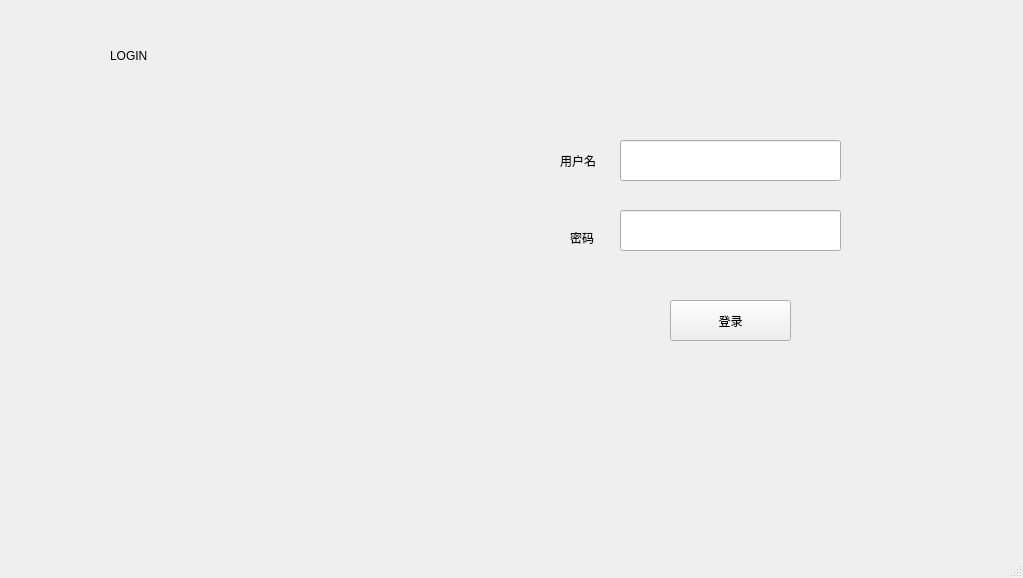
<?xml version="1.0" encoding="UTF-8"?>
<ui version="4.0">
 <class>login</class>
 <widget class="QMainWindow" name="login">
  <property name="geometry">
   <rect>
    <x>0</x>
    <y>0</y>
    <width>1023</width>
    <height>578</height>
   </rect>
  </property>
  <property name="windowTitle">
   <string>MainWindow</string>
  </property>
  <property name="styleSheet">
   <string notr="true">background-image: url(:/build-DBMS-Desktop_Qt_5_9_9_MSVC2015_32bit-Debug/DBMS/res/back.jpg);</string>
  </property>
  <widget class="QWidget" name="centralwidget">
   <widget class="QLineEdit" name="lineEdit">
    <property name="geometry">
     <rect>
      <x>620</x>
      <y>140</y>
      <width>221</width>
      <height>41</height>
     </rect>
    </property>
    <property name="styleSheet">
     <string notr="true">border-image: url(:/build-DBMS-Desktop_Qt_5_9_9_MSVC2015_32bit-Debug/DBMS/res/back (2).png);</string>
    </property>
   </widget>
   <widget class="QLineEdit" name="lineEdit_2">
    <property name="geometry">
     <rect>
      <x>620</x>
      <y>210</y>
      <width>221</width>
      <height>41</height>
     </rect>
    </property>
    <property name="styleSheet">
     <string notr="true">border-image: url(:/build-DBMS-Desktop_Qt_5_9_9_MSVC2015_32bit-Debug/DBMS/res/back (2).png);</string>
    </property>
   </widget>
   <widget class="QLabel" name="label">
    <property name="geometry">
     <rect>
      <x>560</x>
      <y>140</y>
      <width>51</width>
      <height>41</height>
     </rect>
    </property>
    <property name="text">
     <string>用户名</string>
    </property>
   </widget>
   <widget class="QLabel" name="label_2">
    <property name="geometry">
     <rect>
      <x>570</x>
      <y>230</y>
      <width>31</width>
      <height>16</height>
     </rect>
    </property>
    <property name="text">
     <string>密码</string>
    </property>
   </widget>
   <widget class="QPushButton" name="pushButton">
    <property name="geometry">
     <rect>
      <x>670</x>
      <y>300</y>
      <width>121</width>
      <height>41</height>
     </rect>
    </property>
    <property name="text">
     <string>登录</string>
    </property>
   </widget>
   <widget class="QLabel" name="label_3">
    <property name="geometry">
     <rect>
      <x>50</x>
      <y>120</y>
      <width>421</width>
      <height>381</height>
     </rect>
    </property>
    <property name="styleSheet">
     <string notr="true">border-image: url(:/build-DBMS-Desktop_Qt_5_9_9_MSVC2015_32bit-Debug/DBMS/res/Login.png);</string>
    </property>
    <property name="text">
     <string/>
    </property>
   </widget>
   <widget class="QLabel" name="label_4">
    <property name="geometry">
     <rect>
      <x>30</x>
      <y>10</y>
      <width>61</width>
      <height>71</height>
     </rect>
    </property>
    <property name="styleSheet">
     <string notr="true">background-image: url(:/build-DBMS-Desktop_Qt_5_9_9_MSVC2015_32bit-Debug/DBMS/res/mouse.png);</string>
    </property>
    <property name="text">
     <string/>
    </property>
   </widget>
   <widget class="QLabel" name="label_5">
    <property name="geometry">
     <rect>
      <x>110</x>
      <y>40</y>
      <width>91</width>
      <height>31</height>
     </rect>
    </property>
    <property name="styleSheet">
     <string notr="true">font: 75 16pt &quot;Berlin Sans FB Demi&quot;;</string>
    </property>
    <property name="text">
     <string>LOGIN</string>
    </property>
   </widget>
  </widget>
  <widget class="QStatusBar" name="statusbar"/>
 </widget>
 <resources/>
 <connections/>
</ui>
